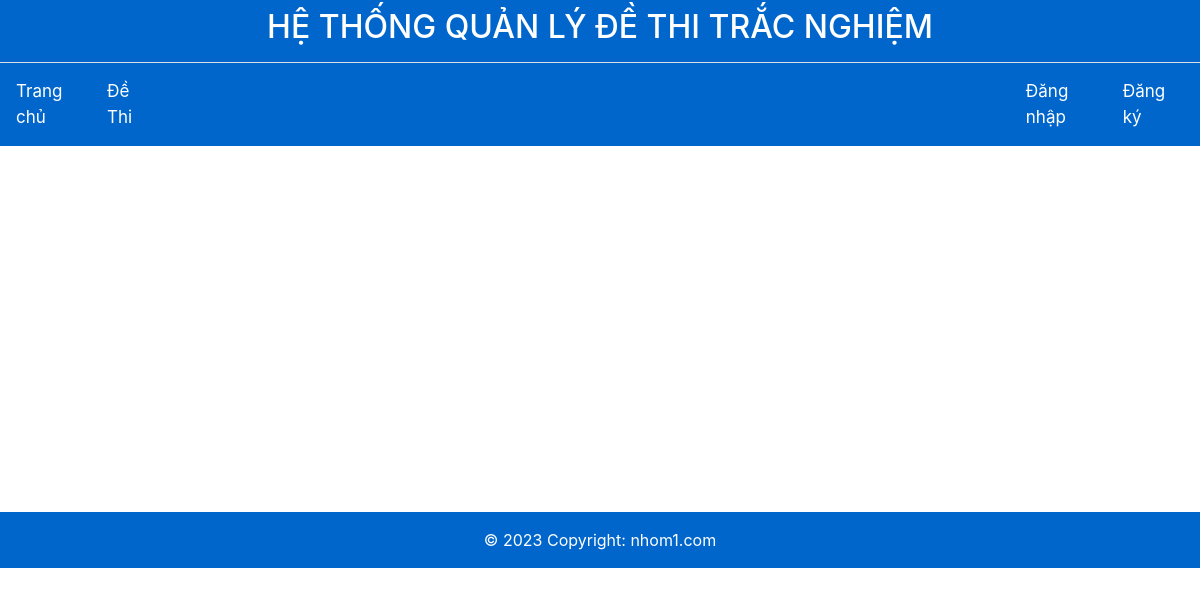
Page /allTest.php on the earlier database version.
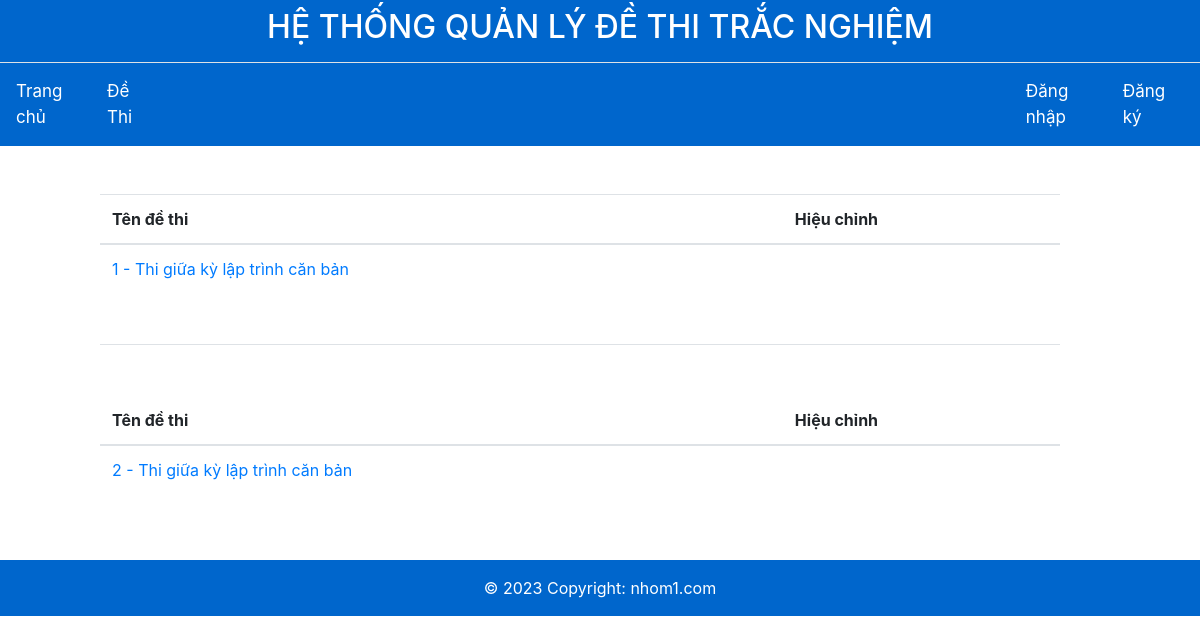
Same page on the later database version.
### tables this page shows
create table DETHI (
maDT int(8) primary key NOT NULL auto_increment,
tenDT varchar(255) NOT NULL,
ngaythi date NOT NULL,
tgthi int,
makhoa char(8) NOT NULL,
 
mamon char(8) NOT NULL,
foreign key (makhoa) references khoa(makhoa),
foreign key (mamon) references mon(mamon)
);

### lib/Psr4AutoloaderClass.php (called while the page is built, shortened)
<?php
class Psr4AutoloaderClass
{
	protected $prefixes = array();
	public function addNamespace($prefix, $base_dir, $prepend = false)
	{
		$prefix = trim($prefix, '\\') . '\\';
		$base_dir = rtrim($base_dir, DIRECTORY_SEPARATOR) . '/';
		if (isset($this->prefixes[$prefix]) === false) {
			$this->prefixes[$prefix] = array();
		}
		if ($prepend) {
			array_unshift($this->prefixes[$prefix], $base_dir);
		} else {
			array_push($this->prefixes[$prefix], $base_dir);
		}
	}
	public function loadClass($class)
	{
		$prefix = $class;
		while (false !== $pos = strrpos($prefix, '\\')) {
			$prefix = substr($class, 0, $pos + 1);
			$relative_class = substr($class, $pos + 1);
			$mapped_file = $this->loadMappedFile($prefix, $relative_class);
			if ($mapped_file) {
				return $mapped_file;
			}
			$prefix = rtrim($prefix, '\\');
		}
		return false;
	}
	protected function loadMappedFile($prefix, $relative_class)
	{
		foreach ($this->prefixes[$prefix] as $base_dir) {
			$file = $base_dir
				. str_replace('\\', '/', $relative_class)
				. '.php';
			if ($this->requireFile($file)) {
				return $file;
			}
		}
		return false;
	}
	protected function requireFile($file)
	{
		if (file_exists($file)) {
			return true;
		}
		return false;
	}
}

### src/controlDeThi.php (called while the page is built, shortened)
<?php
class controlDeThi{
private $db;
public function __construct($pdo)
{
    $this->db = $pdo;
}
public function getDeThi(){
    $allDeThi = [];
    $statement = $this->db->prepare('select * from dethi');
    $statement->execute();
    while($row = $statement->fetch()){
        $dethi = new controlDeThi($this->db);
        $dethi->fillFromDT($row);
        $allDeThi[] =$dethi;
    }
    return $allDeThi;
}
protected function fillFromDT(array $row)
{
    return $this;
}
}

### Public/allTest.php (the view, shortened to what this page needs)
<?php
    require_once '../connectData.php';
?>
<!DOCTYPE html>
<html lang="en">
<head>
    <link rel="stylesheet" href="./css/main.css">
    <link rel="stylesheet" href="https://cdnjs.cloudflare.com/ajax/libs/font-awesome/4.7.0/css/font-awesome.min.css">
    <link rel="stylesheet" href="https://cdn.jsdelivr.net/npm/bootstrap@4.6.0/dist/css/bootstrap.min.css"
>
</head>
<body>
    <?php require_once '../Compoinent/header.php';
    $mamon= isset($_REQUEST['mamon']) ?
    filter_var($_REQUEST['mamon']) : -1;
    ?>
    <?php
    $controlDeThi = new controlDeThi($PDO);
    if($mamon<0){
        $allDethi = $controlDeThi->getDeThi();
    }
    else{
        $allDethi = $controlDeThi->getDeThiTheoMon($mamon);
    } ?>
    <table class="offset-1 table" style="width: 80%; min-height: 350px;">
    <?php foreach($allDethi as $Dethi):?>
               <form class="delete" action="<?=BASE_URL_PATH.'deleteDethi.php'?>"
		        method="post" style="display: inline;">
                <thead>
                    <tr>
                        <th>Tên đề thi</th>
                        <th>Hiệu chỉnh</th>
                    </tr>
                </thead>
                    <tr>
                       <td>
                            <a class="text-decoration-none" href="<?=BASE_URL_PATH . 'Test.php?maDT='.$Dethi->maDT.'&tenDT='.$Dethi->tenDT ?>"><?=htmlspecialchars($Dethi->maDT)?> - <?=htmlspecialchars($Dethi->tenDT)?> </a>
                        </td>
                    </tr>
                </form>
                <br>
                <?php endforeach?>
            </table>
        <?php require_once '../Compoinent/footer.php' ?>
</body>
</html>

### Compoinent/header.php (shortened to what this page needs)
<div class="header" style="background-color: #0066CC;">
		<div class="border-bottom py-2">
			<h2 class="text-uppercase text-white text-center">Hệ thống quản lý đề thi trắc nghiệm</h2>
		</div>
        <div class="navbar-nav nav navbar-expand-md ml-3 py-2" style="font-size: 17px;">
			<a href="<?=BASE_URL_PATH . 'index.php'?>" class="nav-link mr-3 text-white">Trang chủ</a>
			<a href="<?=BASE_URL_PATH . 'allTest.php?makhoa='.'&mamon='?>" class="nav-link mr-3 text-white ">Đề Thi</a>
			<?php if(empty($_SESSION['id'])):?>
				<a href="<?=BASE_URL_PATH.'login.php'?>" class="nav-link mr-3 text-white offset-8" style="padding-left: 65px">Đăng nhập</a>
				<a href="<?=BASE_URL_PATH.'register.php'?>" class="nav-link mr-3 text-white ">Đăng ký</a>
				<?php elseif($_SESSION['user_type']==='admin') :?>
					<a href="<?=BASE_URL_PATH.'admin.php'?>" class="nav-link mr-3 text-white offset-8" style="padding-left: 70px">
						<i class="fa fa-user-circle"></i> <?=htmlspecialchars($_SESSION['hoten'])?></a>
					<a href="<?=BASE_URL_PATH.'logout.php'?>" class="nav-link mr-3 text-white ">Đăng xuất</a>
					<?php else :?>
						<a href="<?=BASE_URL_PATH.'index.php'?>" class="nav-link mr-3 text-white offset-7" style="padding-left: 45px">
							<i class="fa fa-user-circle"></i> <?=htmlspecialchars($_SESSION['hoten'])?></a>
						<a href="<?=BASE_URL_PATH.'logout.php'?>" class="nav-link mr-3 text-white ">Đăng xuất</a>
					<?php endif?>
		</div>
</div>

### Compoinent/footer.php
<footer class="page-footer font-small" style="background-color: #0066cc;">
  <div class="footer-copyright text-center text-white py-3">© 2023 Copyright:
    <a class="text-decoration-none text-white" href="#"> nhom1.com</a>
  </div>
</footer>

Differences in the rows shown:
added dethi: maDT "1", tenDT "Thi giữa kỳ lập trình căn bản"
added dethi: maDT "2", tenDT "Thi giữa kỳ lập trình căn bản"
